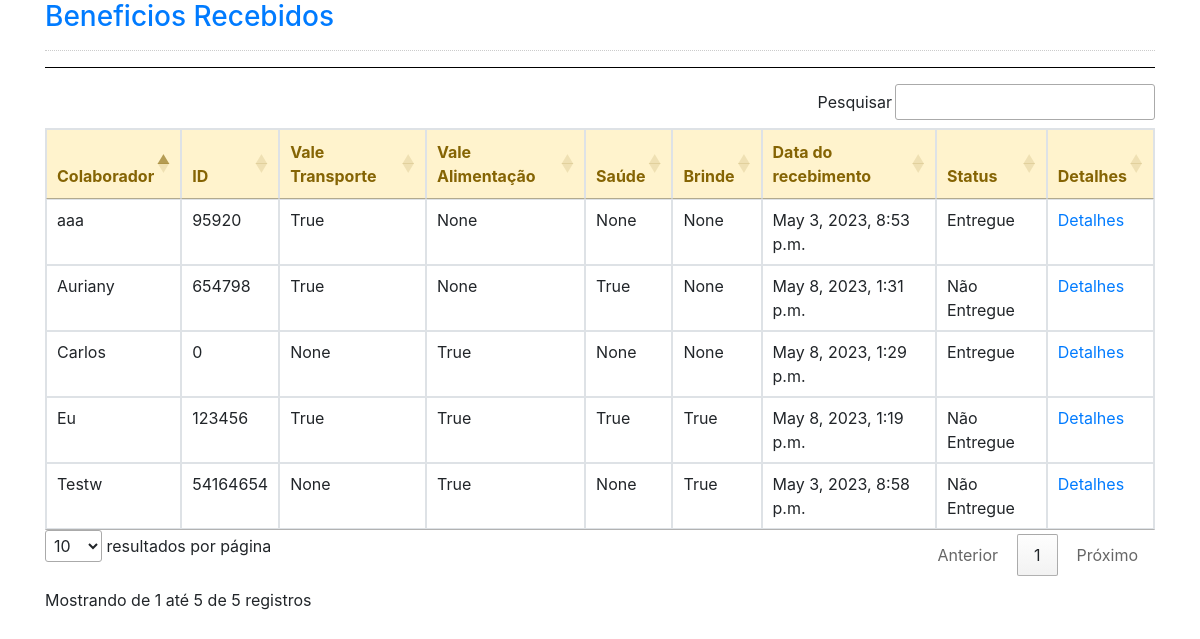
/beneficios/, run on the app's committed database.
### beneficios/models.py (models this page shows)
class Beneficios(models.Model):
    id_colaborador = models.IntegerField(null=True, blank=True)
    nome = models.CharField(max_length=50)
    vt = models.CharField(null=True, blank=True, max_length=4)
    va = models.CharField(null=True, blank=True, max_length=4)
    saude = models.CharField(null=True, blank=True, max_length=4)
    brinde = models.CharField(null=True, blank=True, max_length=4)
    data_recebimento = models.DateTimeField(blank=True, default=timezone.now)
    data_entrega = models.DateTimeField(null=True)
    data_att = models.DateTimeField(null=True)
    status = models.CharField(max_length=50, null=True, blank=True)
    observacao = models.CharField(max_length=50, null=True, blank=True)

### beneficios/views.py (the view)
# urls.py: path('', home_beneficios),
def home_beneficios(request):
    bd = Beneficios.objects.all()
    return render(request, 'home_beneficios.html', {'bd': bd})

### beneficios/templates/home_beneficios.html
{% extends 'base_beneficios.html' %}
{% block body %}
<hr style="border-top:1px solid #000; clear:both;"/>
<table id="table" class="table table-bordered" style="margin-left:auto; margin-right:auto">
    <thead class="alert-warning">
        <tr>
            <th>Colaborador</th>
            <th>ID</th>
            <th>Vale Transporte</th>
            <th>Vale Alimentação</th>
            <th>Saúde</th>
            <th>Brinde</th>
            <th>Data do recebimento</th>
            <th>Status</th>
            <th>Detalhes</th>
        </tr>
    </thead>
    <tbody>
        {% for dado in bd %}
        <tr>
            <td>{{dado.nome}}</td>
            <td>{{dado.id_colaborador}}</td>
            <td>{{dado.vt}}</td>
            <td>{{dado.va}}</td>
            <td>{{dado.saude}}</td>
            <td>{{dado.brinde}}</td>
            <td>{{dado.data_recebimento}}</td>
            <td>{{dado.status}}</td>
            <td><a href="{% url 'editar_beneficio' dado.id %}">Detalhes</a> </td>
        </tr>
        {% endfor %}
    </tbody>
</table>
{% endblock %}

### data on the page
Beneficios: nome "aaa", id_colaborador "95920", vt "True", va "None", saude "None", brinde "None", data_recebimento "May 3, 2023, 8:53 p.m.", status "Entregue"
Beneficios: nome "Testw", id_colaborador "54164654", vt "None", va "True", saude "None", brinde "True", data_recebimento "May 3, 2023, 8:58 p.m.", status "Não Entregue"
Beneficios: nome "Eu", id_colaborador "123456", vt "True", va "True", saude "True", brinde "True", data_recebimento "May 8, 2023, 1:19 p.m.", status "Não Entregue"
Beneficios: nome "Carlos", id_colaborador "0", vt "None", va "True", saude "None", brinde "None", data_recebimento "May 8, 2023, 1:29 p.m.", status "Entregue"
Beneficios: nome "Auriany", id_colaborador "654798", vt "True", va "None", saude "True", brinde "None", data_recebimento "May 8, 2023, 1:31 p.m.", status "Não Entregue"
